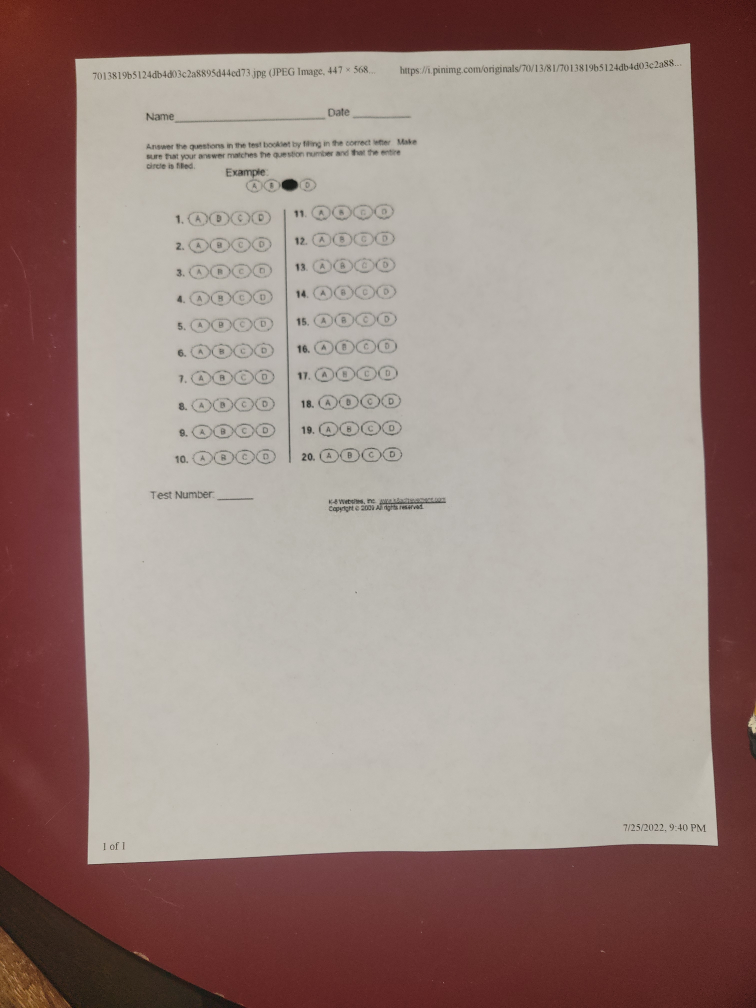
#> input picture Images/sheet1.jpg, 3024 x 4032 px (shown at 1/4 size)
$ python templateMatchingTest.py
#> lines starting #> are read from the running program, lines starting #| are printed output that depends on the picture; after the words box and inside, x2 and y2 are one past the last pixel; in counts of white or black regions, pixels touching at a corner belong together
from imutils.perspective import four_point_transform
from imutils import contours
import imutils
import cv2 as cv
import numpy as np
import matplotlib.pyplot as plt

#get image input and convert to grayscale.
img = cv.imread('Images/sheet1.jpg')
#> img is the input picture: shape (4032, 3024, 3); mean B, G, R 128.6, 134.7, 155.4
img = cv.resize(img, (600, 1000))
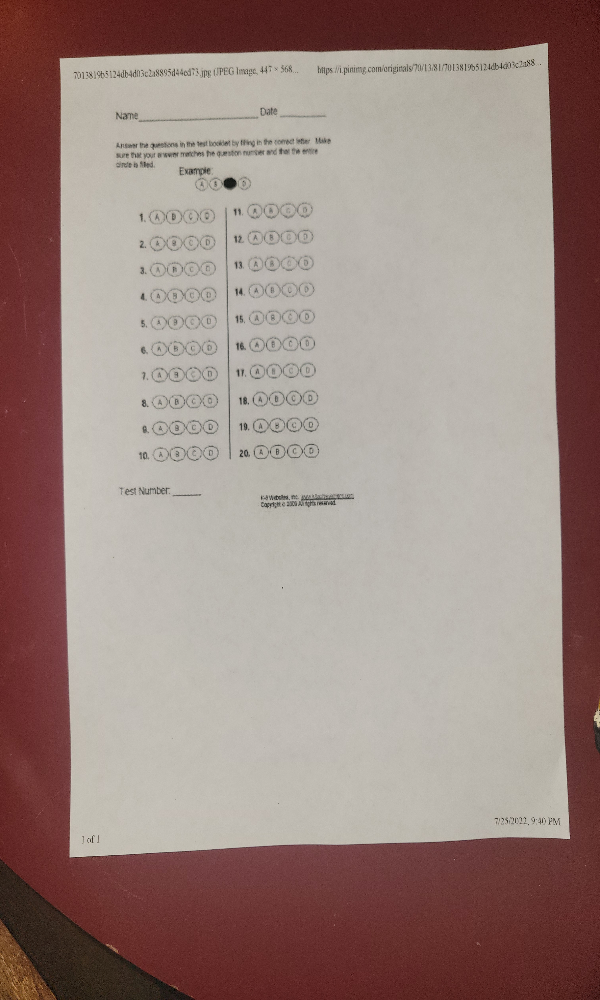
#> img: shape (1000, 600, 3); mean B, G, R 128.5, 134.6, 155.3
img_bw = cv.cvtColor(img, cv.COLOR_BGR2GRAY)
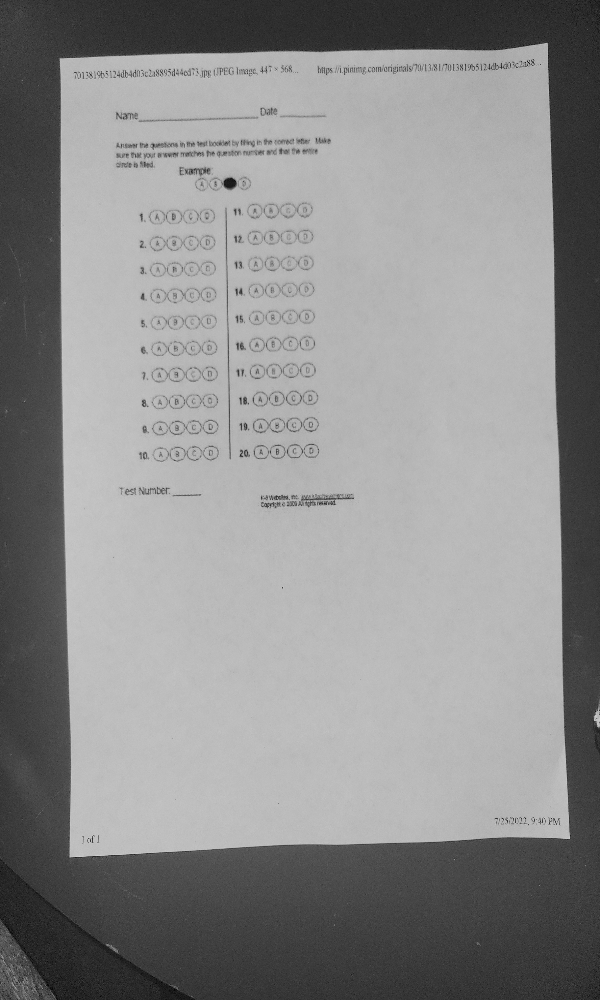
#> img_bw: shape (1000, 600); min 1, max 208, mean 140.1

# [25 lines of commented-out code are left out]
blurred = cv.GaussianBlur(img_bw, (5, 5), 0)

#finds edges of the image
edged = cv.Canny(blurred, 75, 200)
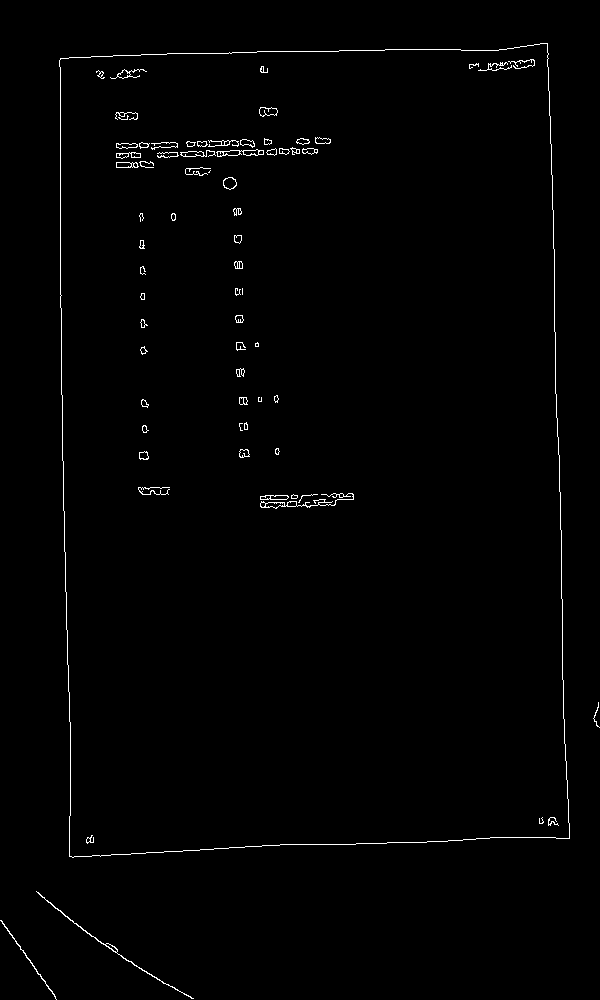
#> edged: shape (1000, 600); 0.96% white in thin lines or dots

cv.imshow("image", edged)
cv.waitKey(0)

#Finds contours in the edge map, then initializes the contour that corresponds to the document
conts = cv.findContours(edged.copy(), cv.RETR_EXTERNAL, cv.CHAIN_APPROX_SIMPLE)
#> conts = 4 contours, 1 with area under 20; largest, box (x1, y1, x2, y2) and area: (59, 43, 570, 858) 392206, (36, 891, 194, 999) 131, (0, 920, 57, 1000) 50
conts = imutils.grab_contours(conts)
docCont = None

#ensure at least on contour was found
if len(conts) > 0:
    #sort contours
    conts = sorted(conts, key=cv.contourArea, reverse=True)

    for c in conts:
        peri = cv.arcLength(c, True)
        approx = cv.approxPolyDP(c, .02 * peri, True)

        if(len(approx) == 4):
            docCont = approx
            break
#> this loop made 1 pass
#> (peri, docCont) on pass 1: (2614.8, [[547, 43], [60, 58], [69, 856], [569, 838]])

cv.drawContours(img, docCont, -1, (0, 255, 0), 3)
#> img: shape (1000, 600, 3); 0.01% of pixels changed, all inside (x1, y1, x2, y2) = (58, 41, 572, 859)
plt.figure()
cv.imshow("image", img)

cv.waitKey(0)

$ run again, with Images/sheet2.jpg copied over Images/sheet1.jpg
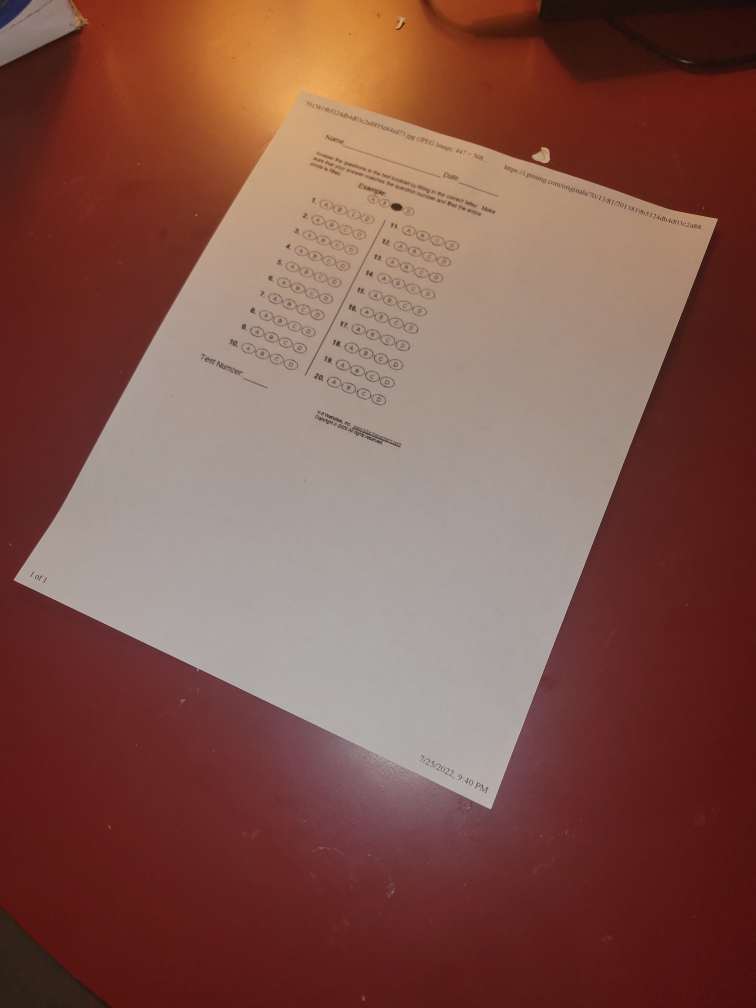
#> input picture Images/sheet2.jpg, 3024 x 4032 px (shown at 1/4 size)
#> img is the input picture: shape (4032, 3024, 3); mean B, G, R 74.4, 84.3, 128.9
#> `img_bw = cv.cvtColor(img, cv.COLOR_BGR2GRAY)`:
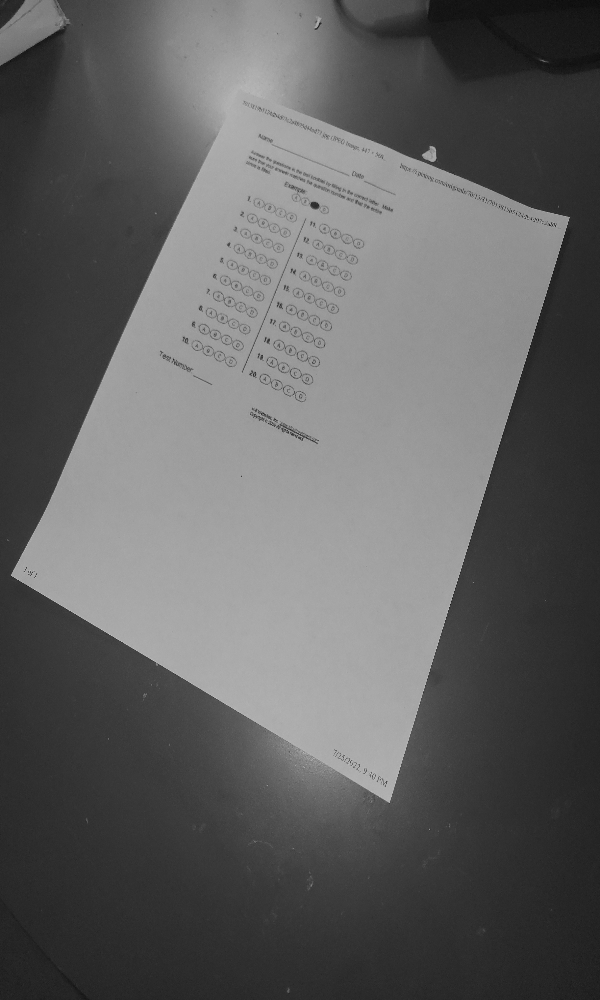
#> img_bw: shape (1000, 600); min 11, max 195, mean 96.4
#> `edged = cv.Canny(blurred, 75, 200)`:
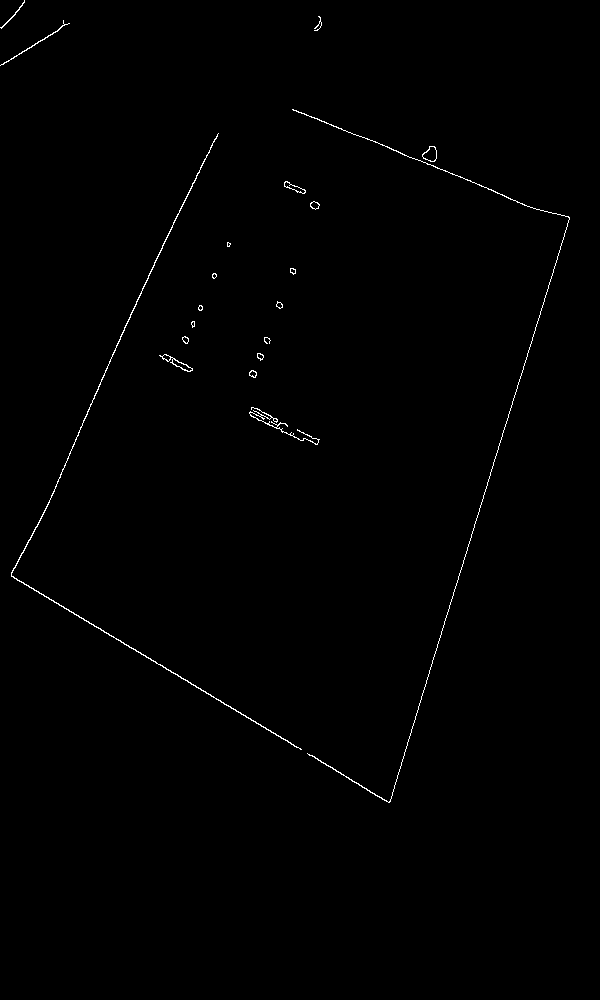
#> edged: shape (1000, 600); 0.5% white in thin lines or dots, all inside (x1, y1, x2, y2) = (0, 0, 570, 803)
#> conts = 20 contours, 6 with area under 20; largest, box (x1, y1, x2, y2) and area: (11, 133, 302, 750) 340, (422, 146, 437, 162) 150, (159, 354, 193, 372) 145, (292, 109, 570, 803) 103, (284, 181, 306, 194) 94
#> the loop `for c in conts:` made 1 pass
#> (peri, docCont) on pass 1: (1780.2, [[218, 133], [11, 576], [301, 749], [11, 575]])
